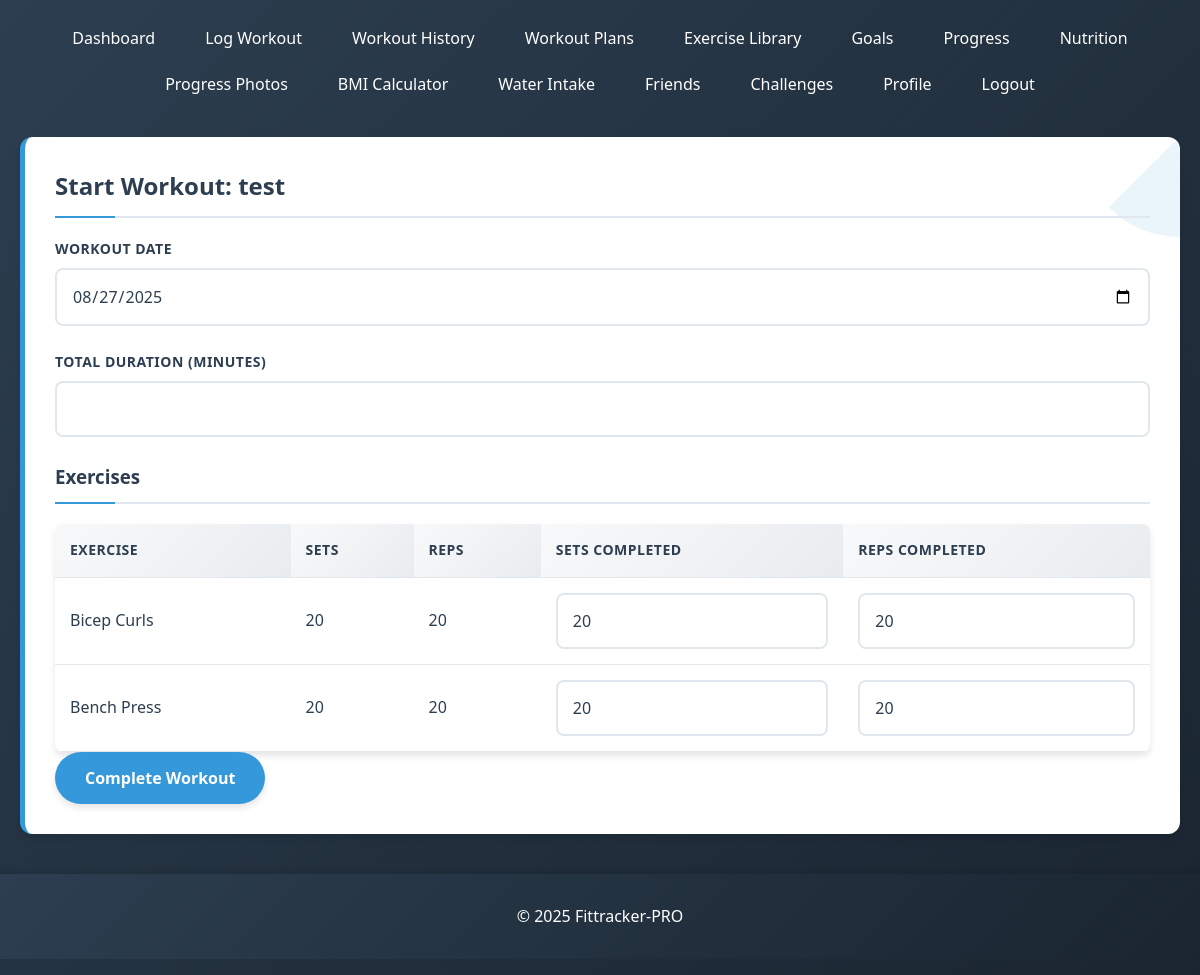
Page /start_workout.php?plan_id=4 (signed in) on the committed database.
### tables this page shows
CREATE TABLE `workout_plans` (
  `id` int(11) NOT NULL,
  `user_id` int(11) NOT NULL,
  `name` varchar(100) NOT NULL,
  `description` text DEFAULT NULL,
  `created_at` timestamp NOT NULL DEFAULT current_timestamp()
);

CREATE TABLE `workout_plan_exercises` (
  `id` int(11) NOT NULL,
  `workout_plan_id` int(11) NOT NULL,
  `exercise_id` int(11) NOT NULL,
  `sets` int(11) NOT NULL,
  `reps` int(11) NOT NULL,
  `rest_time` int(11) DEFAULT NULL COMMENT 'in seconds'
);

CREATE TABLE `exercises` (
  `id` int(11) NOT NULL,
  `name` varchar(100) NOT NULL,
  `description` text DEFAULT NULL,
  `instructions` text DEFAULT NULL,
  `muscle_group` varchar(50) DEFAULT NULL,
  `equipment` varchar(50) DEFAULT NULL,
  `difficulty` enum('beginner','intermediate','advanced') DEFAULT NULL,
  `image_url` varchar(255) DEFAULT NULL
);

### start_workout.php (the view, shortened to what this page needs)
<?php
require_once 'config/db.php';
$user_id = $_SESSION['user_id'];
$plan_id = $_GET['plan_id'] ?? null;
$stmt = $pdo->prepare("
    SELECT wp.*
    FROM workout_plans wp
    WHERE wp.id = ? AND wp.user_id = ?
");
$stmt->execute([$plan_id, $user_id]);
$plan = $stmt->fetch();
$stmt = $pdo->prepare("
    SELECT wpe.*, e.name, e.muscle_group, e.equipment
    FROM workout_plan_exercises wpe
    JOIN exercises e ON wpe.exercise_id = e.id
    WHERE wpe.workout_plan_id = ?
    ORDER BY wpe.id
");
$stmt->execute([$plan_id]);
$plan_exercises = $stmt->fetchAll();
?>
<?php include 'includes/header.php'; ?>
<div class="card">
    <h2>Start Workout: <?php echo $plan['name']; ?></h2>
    <form method="POST" id="workout-form">
        <div class="form-group">
            <label>Workout Date</label>
            <input type="date" name="workout_date" value="<?php echo date('Y-m-d'); ?>" required>
        </div>
        <div class="form-group">
            <label>Total Duration (minutes)</label>
            <input type="number" name="duration" min="1" required>
        </div>
        <h3>Exercises</h3>
        <?php if (count($plan_exercises) > 0): ?>
            <table>
                <tr>
                    <th>Exercise</th>
                    <th>Sets</th>
                    <th>Reps</th>
                    <th>Sets Completed</th>
                    <th>Reps Completed</th>
                </tr>
                <?php foreach ($plan_exercises as $exercise): ?>
                <tr>
                    <td><?php echo $exercise['name']; ?></td>
                    <td><?php echo $exercise['sets']; ?></td>
                    <td><?php echo $exercise['reps']; ?></td>
                    <td>
                        <input type="number" name="exercises[<?php echo $exercise['exercise_id']; ?>][sets_completed]"
                               min="0" max="<?php echo $exercise['sets']; ?>" value="<?php echo $exercise['sets']; ?>">
                    </td>
                    <td>
                        <input type="number" name="exercises[<?php echo $exercise['exercise_id']; ?>][reps_completed]"
                               min="0" max="<?php echo $exercise['reps']; ?>" value="<?php echo $exercise['reps']; ?>">
                    </td>
                </tr>
                <?php endforeach; ?>
            </table>
        <?php else: ?>
            <p>No exercises in this plan.</p>
        <?php endif; ?>
        <button type="submit">Complete Workout</button>
    </form>
</div>
<?php include 'includes/footer.php'; ?>

### css/style.css (style rules this page uses)
* { margin: 0; padding: 0; box-sizing: border-box; font-family: 'Segoe UI', Tahoma, Geneva, Verdana, sans-serif; }
:root { --primary-color: #3498db; --secondary-color: #2c3e50; --accent-color: #e74c3c; --success-color: #2ecc71; --warning-color: #f39c12; --light-bg: #f5f7fa; --white: #ffffff; --text-dark: #2c3e50; --text-light: #7f8c8d; --border-color: #e1e8ed; --shadow: 0 4px 6px rgba(0, 0, 0, 0.1); --shadow-hover: 0 10px 20px rgba(0, 0, 0, 0.15); }
body { background-color: var(--light-bg); color: var(--text-dark); line-height: 1.6; font-size: 16px; }
.card { background: var(--white); border-radius: 12px; box-shadow: var(--shadow); padding: 30px; margin-bottom: 30px; transition: all 0.3s ease; border-left: 5px solid var(--primary-color); position: relative; overflow: hidden; }
.card::before { content: ''; position: absolute; top: 0; right: 0; width: 100px; height: 100px; background: linear-gradient(135deg, transparent 50%, rgba(52, 152, 219, 0.1) 50%); border-radius: 0 0 0 100%; }
.card h1, .card h2, .card h3 { color: var(--secondary-color); margin-bottom: 20px; padding-bottom: 10px; border-bottom: 2px solid var(--border-color); position: relative; }
.card h1::after, .card h2::after, .card h3::after { content: ''; position: absolute; bottom: -2px; left: 0; width: 60px; height: 2px; background: var(--primary-color); }
.form-group { margin-bottom: 25px; }
label { display: block; margin-bottom: 8px; font-weight: 600; color: var(--text-dark); font-size: 14px; text-transform: uppercase; letter-spacing: 0.5px; }
input, select, textarea { width: 100%; padding: 15px; border: 2px solid var(--border-color); border-radius: 8px; font-size: 16px; transition: all 0.3s ease; background: var(--white); color: var(--text-dark); }
button, .btn { background: var(--primary-color); color: var(--white); border: none; padding: 15px 30px; border-radius: 30px; cursor: pointer; font-size: 16px; font-weight: 600; transition: all 0.3s ease; display: inline-block; text-align: center; text-decoration: none; box-shadow: var(--shadow); position: relative; overflow: hidden; }
button::before, .btn::before { content: ''; position: absolute; top: 50%; left: 50%; width: 0; height: 0; background: rgba(255, 255, 255, 0.3); border-radius: 50%; transform: translate(-50%, -50%); transition: width 0.6s, height 0.6s; }
table { width: 100%; border-collapse: collapse; margin-top: 20px; box-shadow: var(--shadow); border-radius: 8px; overflow: hidden; }
th, td { padding: 15px; text-align: left; border-bottom: 1px solid var(--border-color); color: var(--text-dark); }
th { background: linear-gradient(135deg, #f8f9fa, #e9ecef); color: var(--secondary-color); font-weight: 600; text-transform: uppercase; font-size: 14px; letter-spacing: 0.5px; }
.card { animation: fadeIn 0.6s ease-out; }

### rows in the picture
workout_plans: name "test"
workout_plan_exercises: exercise.name "Bicep Curls", sets "20", reps "20"
workout_plan_exercises: exercise.name "Bench Press", sets "20", reps "20"
